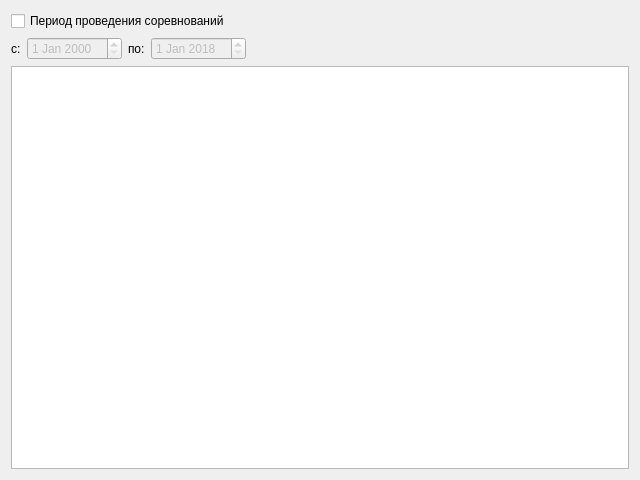
<?xml version="1.0" encoding="UTF-8"?>
<ui version="4.0">
 <class>SponsorViewer</class>
 <widget class="QWidget" name="SponsorViewer">
  <property name="geometry">
   <rect>
    <x>0</x>
    <y>0</y>
    <width>640</width>
    <height>480</height>
   </rect>
  </property>
  <property name="windowTitle">
   <string>Form</string>
  </property>
  <layout class="QGridLayout" name="gridLayout_2">
   <item row="0" column="0">
    <layout class="QGridLayout" name="gridLayout">
     <item row="1" column="1">
      <widget class="QDateEdit" name="deBegin">
       <property name="enabled">
        <bool>false</bool>
       </property>
      </widget>
     </item>
     <item row="1" column="0">
      <widget class="QLabel" name="label">
       <property name="text">
        <string>с:</string>
       </property>
      </widget>
     </item>
     <item row="1" column="2">
      <widget class="QLabel" name="label_2">
       <property name="text">
        <string>по:</string>
       </property>
      </widget>
     </item>
     <item row="1" column="3">
      <widget class="QDateEdit" name="deEnd">
       <property name="enabled">
        <bool>false</bool>
       </property>
       <property name="dateTime">
        <datetime>
         <hour>0</hour>
         <minute>0</minute>
         <second>0</second>
         <year>2018</year>
         <month>1</month>
         <day>1</day>
        </datetime>
       </property>
      </widget>
     </item>
     <item row="1" column="4">
      <spacer name="horizontalSpacer">
       <property name="orientation">
        <enum>Qt::Horizontal</enum>
       </property>
       <property name="sizeHint" stdset="0">
        <size>
         <width>40</width>
         <height>20</height>
        </size>
       </property>
      </spacer>
     </item>
     <item row="2" column="0" colspan="5">
      <widget class="QTableView" name="tableView"/>
     </item>
     <item row="0" column="0" colspan="5">
      <widget class="QCheckBox" name="cbDateRange">
       <property name="text">
        <string>Период проведения соревнований</string>
       </property>
      </widget>
     </item>
    </layout>
   </item>
  </layout>
 </widget>
 <resources/>
 <connections/>
</ui>
